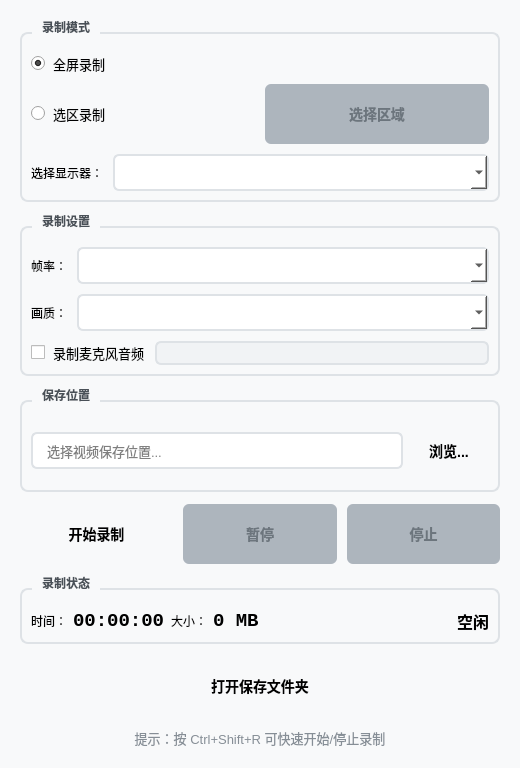
<?xml version="1.0" encoding="UTF-8"?>
<ui version="4.0">
 <class>MainWindow</class>
 <widget class="QMainWindow" name="MainWindow">
  <property name="geometry">
   <rect>
    <x>0</x>
    <y>0</y>
    <width>520</width>
    <height>680</height>
   </rect>
  </property>
  <property name="windowTitle">
   <string>屏幕录制器</string>
  </property>
  <property name="styleSheet">
   <string notr="true">
QMainWindow {
    background-color: #f8f9fa;
}
QGroupBox {
    font-weight: bold;
    border: 2px solid #dee2e6;
    border-radius: 8px;
    margin-top: 12px;
    padding-top: 10px;
}
QGroupBox::title {
    subcontrol-origin: margin;
    left: 12px;
    padding: 0 8px;
    color: #495057;
}
QPushButton {
    padding: 10px 20px;
    border: none;
    border-radius: 6px;
    font-size: 14px;
    font-weight: 500;
    min-height: 40px;
}
QPushButton:hover {
    opacity: 0.9;
}
QPushButton:pressed {
    opacity: 0.8;
}
QPushButton:disabled {
    background-color: #adb5bd;
    color: #6c757d;
}
QComboBox, QLineEdit {
    padding: 8px 12px;
    border: 2px solid #dee2e6;
    border-radius: 6px;
    background-color: white;
    font-size: 13px;
}
QComboBox:hover, QLineEdit:hover {
    border-color: #adb5bd;
}
QComboBox:focus, QLineEdit:focus {
    border-color: #228be6;
}
QRadioButton, QCheckBox {
    font-size: 13px;
    spacing: 8px;
}
QProgressBar {
    border: 2px solid #dee2e6;
    border-radius: 6px;
    text-align: center;
    height: 20px;
    background-color: #f1f3f5;
}
QProgressBar::chunk {
    background-color: #40c057;
    border-radius: 4px;
}
</string>
  </property>
  <widget class="QWidget" name="centralWidget">
   <layout class="QVBoxLayout" name="mainLayout">
    <property name="spacing">
     <number>12</number>
    </property>
    <property name="leftMargin">
     <number>20</number>
    </property>
    <property name="topMargin">
     <number>20</number>
    </property>
    <property name="rightMargin">
     <number>20</number>
    </property>
    <property name="bottomMargin">
     <number>20</number>
    </property>
    <item>
     <widget class="QGroupBox" name="recordModeGroup">
      <property name="title">
       <string>录制模式</string>
      </property>
      <layout class="QVBoxLayout" name="recordModeLayout">
       <property name="spacing">
        <number>10</number>
       </property>
       <item>
        <widget class="QRadioButton" name="fullScreenRadio">
         <property name="text">
          <string>全屏录制</string>
         </property>
         <property name="checked">
          <bool>true</bool>
         </property>
        </widget>
       </item>
       <item>
        <layout class="QHBoxLayout" name="areaModeLayout">
         <item>
          <widget class="QRadioButton" name="areaRadio">
           <property name="text">
            <string>选区录制</string>
           </property>
          </widget>
         </item>
         <item>
          <widget class="QPushButton" name="selectAreaBtn">
           <property name="text">
            <string>选择区域</string>
           </property>
           <property name="enabled">
            <bool>false</bool>
           </property>
          </widget>
         </item>
        </layout>
       </item>
       <item>
        <layout class="QHBoxLayout" name="screenSelectLayout">
         <item>
          <widget class="QLabel" name="screenLabel">
           <property name="text">
            <string>选择显示器：</string>
           </property>
          </widget>
         </item>
         <item>
          <widget class="QComboBox" name="screenCombo">
           <property name="sizePolicy">
            <sizepolicy hsizetype="Expanding" vsizetype="Fixed">
             <horstretch>0</horstretch>
             <verstretch>0</verstretch>
            </sizepolicy>
           </property>
          </widget>
         </item>
        </layout>
       </item>
      </layout>
     </widget>
    </item>
    <item>
     <widget class="QGroupBox" name="settingsGroup">
      <property name="title">
       <string>录制设置</string>
      </property>
      <layout class="QVBoxLayout" name="settingsLayout">
       <property name="spacing">
        <number>10</number>
       </property>
       <item>
        <layout class="QHBoxLayout" name="fpsLayout">
         <item>
          <widget class="QLabel" name="fpsLabel">
           <property name="text">
            <string>帧率：</string>
           </property>
          </widget>
         </item>
         <item>
          <widget class="QComboBox" name="fpsCombo">
           <property name="sizePolicy">
            <sizepolicy hsizetype="Expanding" vsizetype="Fixed">
             <horstretch>0</horstretch>
             <verstretch>0</verstretch>
            </sizepolicy>
           </property>
          </widget>
         </item>
        </layout>
       </item>
       <item>
        <layout class="QHBoxLayout" name="qualityLayout">
         <item>
          <widget class="QLabel" name="qualityLabel">
           <property name="text">
            <string>画质：</string>
           </property>
          </widget>
         </item>
         <item>
          <widget class="QComboBox" name="qualityCombo">
           <property name="sizePolicy">
            <sizepolicy hsizetype="Expanding" vsizetype="Fixed">
             <horstretch>0</horstretch>
             <verstretch>0</verstretch>
            </sizepolicy>
           </property>
          </widget>
         </item>
        </layout>
       </item>
       <item>
        <layout class="QHBoxLayout" name="audioLayout">
         <item>
          <widget class="QCheckBox" name="audioCheck">
           <property name="text">
            <string>录制麦克风音频</string>
           </property>
          </widget>
         </item>
         <item>
          <widget class="QProgressBar" name="audioProgress">
           <property name="sizePolicy">
            <sizepolicy hsizetype="Expanding" vsizetype="Fixed">
             <horstretch>0</horstretch>
             <verstretch>0</verstretch>
            </sizepolicy>
           </property>
           <property name="maximum">
            <number>100</number>
           </property>
           <property name="value">
            <number>0</number>
           </property>
           <property name="textVisible">
            <bool>false</bool>
           </property>
          </widget>
         </item>
        </layout>
       </item>
      </layout>
     </widget>
    </item>
    <item>
     <widget class="QGroupBox" name="saveGroup">
      <property name="title">
       <string>保存位置</string>
      </property>
      <layout class="QHBoxLayout" name="saveLayout">
       <item>
        <widget class="QLineEdit" name="outputPathEdit">
         <property name="placeholderText">
          <string>选择视频保存位置...</string>
         </property>
        </widget>
       </item>
       <item>
        <widget class="QPushButton" name="browseBtn">
         <property name="text">
          <string>浏览...</string>
         </property>
        </widget>
       </item>
      </layout>
     </widget>
    </item>
    <item>
     <layout class="QHBoxLayout" name="controlLayout">
      <property name="spacing">
       <number>10</number>
      </property>
      <item>
       <widget class="QPushButton" name="startBtn">
        <property name="sizePolicy">
         <sizepolicy hsizetype="Expanding" vsizetype="Fixed">
          <horstretch>1</horstretch>
          <verstretch>0</verstretch>
         </sizepolicy>
        </property>
        <property name="text">
         <string>开始录制</string>
        </property>
       </widget>
      </item>
      <item>
       <widget class="QPushButton" name="pauseBtn">
        <property name="sizePolicy">
         <sizepolicy hsizetype="Expanding" vsizetype="Fixed">
          <horstretch>1</horstretch>
          <verstretch>0</verstretch>
         </sizepolicy>
        </property>
        <property name="text">
         <string>暂停</string>
        </property>
        <property name="enabled">
         <bool>false</bool>
        </property>
       </widget>
      </item>
      <item>
       <widget class="QPushButton" name="stopBtn">
        <property name="sizePolicy">
         <sizepolicy hsizetype="Expanding" vsizetype="Fixed">
          <horstretch>1</horstretch>
          <verstretch>0</verstretch>
         </sizepolicy>
        </property>
        <property name="text">
         <string>停止</string>
        </property>
        <property name="enabled">
         <bool>false</bool>
        </property>
       </widget>
      </item>
     </layout>
    </item>
    <item>
     <widget class="QGroupBox" name="statusGroup">
      <property name="title">
       <string>录制状态</string>
      </property>
      <layout class="QHBoxLayout" name="statusLayout">
       <item>
        <widget class="QLabel" name="statusLabel1">
         <property name="text">
          <string>时间：</string>
         </property>
        </widget>
       </item>
       <item>
        <widget class="QLabel" name="statusTimeLabel">
         <property name="font">
          <font>
           <family>Consolas</family>
           <pointsize>14</pointsize>
           <weight>75</weight>
           <bold>true</bold>
          </font>
         </property>
         <property name="text">
          <string>00:00:00</string>
         </property>
        </widget>
       </item>
       <item>
        <widget class="QLabel" name="statusLabel2">
         <property name="text">
          <string>大小：</string>
         </property>
        </widget>
       </item>
       <item>
        <widget class="QLabel" name="statusSizeLabel">
         <property name="font">
          <font>
           <family>Consolas</family>
           <pointsize>14</pointsize>
           <weight>75</weight>
           <bold>true</bold>
          </font>
         </property>
         <property name="text">
          <string>0 MB</string>
         </property>
        </widget>
       </item>
       <item>
        <spacer name="statusSpacer">
         <property name="orientation">
          <enum>Qt::Horizontal</enum>
         </property>
         <property name="sizeHint" stdset="0">
          <size>
           <width>40</width>
           <height>20</height>
          </size>
         </property>
        </spacer>
       </item>
       <item>
        <widget class="QLabel" name="statusStateLabel">
         <property name="font">
          <font>
           <pointsize>12</pointsize>
           <weight>75</weight>
           <bold>true</bold>
          </font>
         </property>
         <property name="text">
          <string>空闲</string>
         </property>
        </widget>
       </item>
      </layout>
     </widget>
    </item>
    <item>
     <widget class="QPushButton" name="openFolderBtn">
      <property name="text">
       <string>打开保存文件夹</string>
      </property>
     </widget>
    </item>
    <item>
     <spacer name="mainSpacer">
      <property name="orientation">
       <enum>Qt::Vertical</enum>
      </property>
      <property name="sizeHint" stdset="0">
       <size>
        <width>20</width>
        <height>20</height>
       </size>
      </property>
     </spacer>
    </item>
    <item>
     <widget class="QLabel" name="shortcutLabel">
      <property name="font">
       <font>
        <pointsize>10</pointsize>
       </font>
      </property>
      <property name="styleSheet">
       <string notr="true">color: #868e96;</string>
      </property>
      <property name="text">
       <string>提示：按 Ctrl+Shift+R 可快速开始/停止录制</string>
      </property>
      <property name="alignment">
       <set>Qt::AlignCenter</set>
      </property>
     </widget>
    </item>
   </layout>
  </widget>
 </widget>
 <resources/>
 <connections/>
</ui>
